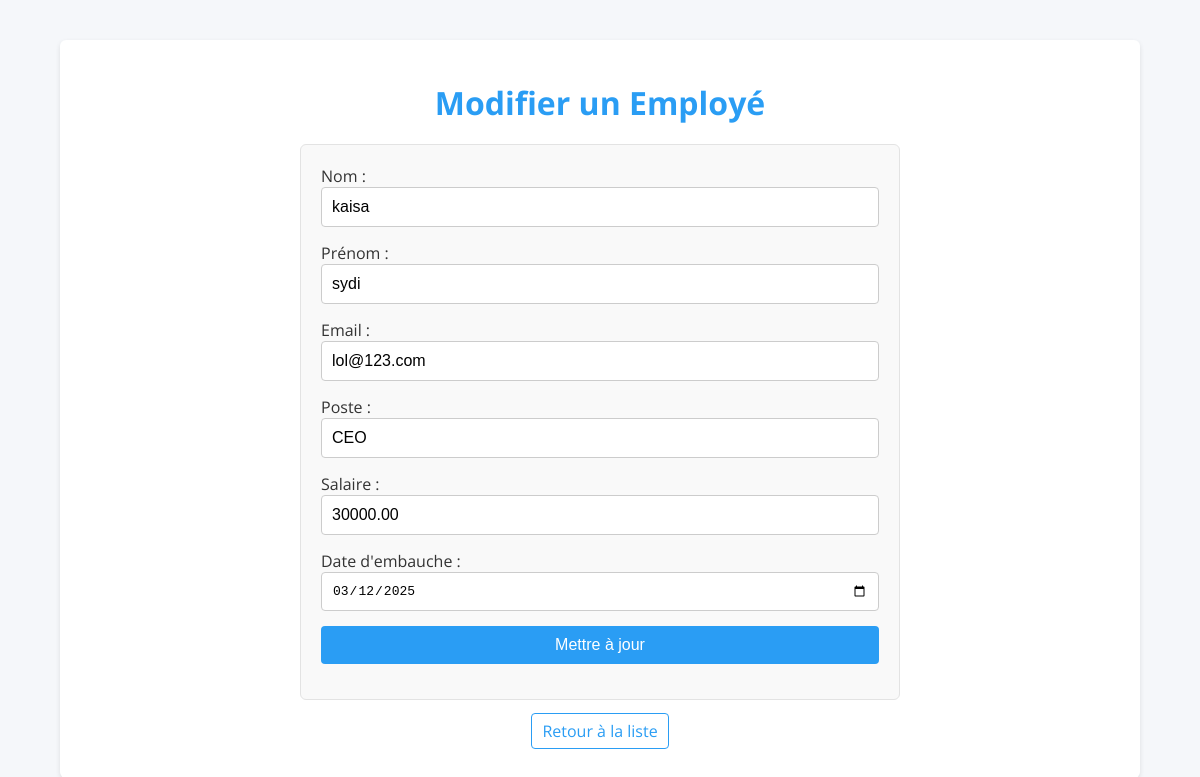
/gestion_employes.php?action=edit&id=5 (signed in), run on the app's committed database.
### tables this page shows
CREATE TABLE IF NOT EXISTS `employees` (
  `id` int NOT NULL AUTO_INCREMENT,
  `nom` varchar(50) NOT NULL,
  `prenom` varchar(50) NOT NULL,
  `email` varchar(100) NOT NULL,
  `poste` varchar(100) NOT NULL,
  `salaire` decimal(10,2) NOT NULL,
  `date_embauche` date NOT NULL,
  `created_at` timestamp NULL DEFAULT CURRENT_TIMESTAMP,
  `updated_at` timestamp NULL DEFAULT CURRENT_TIMESTAMP ON UPDATE CURRENT_TIMESTAMP,
  PRIMARY KEY (`id`),
  UNIQUE KEY `email` (`email`)
);

### gestion_employes.php (the view, shortened to what this page needs)
<?php
require_once 'config.php';
$action = $_GET['action'] ?? 'list';
$css = <<<CSS
<style>
    @import url('https://fonts.googleapis.com/css2?family=Open+Sans:wght@400;600&display=swap');
    * {
        box-sizing: border-box;
    }
    body {
        margin: 0;
        padding: 0;
        font-family: 'Open Sans', sans-serif;
        background-color: #f5f7fa;
        color: #333;
    }
    .container {
        width: 90%;
        max-width: 1200px;
        margin: 40px auto;
        background: #fff;
        padding: 20px;
        border-radius: 6px;
        box-shadow: 0 2px 5px rgba(0,0,0,0.1);
    }
    h1 {
        text-align: center;
        margin-bottom: 20px;
        color: #2a9df4;
    }
    table {
        width: 100%;
        border-collapse: collapse;
        margin-bottom: 20px;
    }
    table, th, td {
        border: 1px solid #e3e3e3;
    }
    th, td {
        padding: 12px;
        text-align: left;
    }
    th {
        background-color: #f2f2f2;
    }
    a {
        color: #2a9df4;
        text-decoration: none;
        padding: 6px 10px;
        border: 1px solid #2a9df4;
        border-radius: 4px;
        transition: background-color 0.3s, color 0.3s;
    }
    a:hover {
        background-color: #2a9df4;
        color: #fff;
    }
    form {
        max-width: 600px;
        margin: 20px auto;
        padding: 20px;
        border: 1px solid #e3e3e3;
        border-radius: 6px;
        background-color: #f9f9f9;
    }
    input, button, select, textarea {
        width: 100%;
        padding: 10px;
        margin-bottom: 15px;
        border: 1px solid #ccc;
        border-radius: 4px;
        font-size: 1em;
    }
    button {
        background-color: #2a9df4;
        color: #fff;
        cursor: pointer;
        border: none;
        transition: background-color 0.3s;
    }
    button:hover {
        background-color: #2380c3;
    }
    .error {
        color: #d9534f;
    }
    .search-form {
        text-align: center;
        margin-bottom: 20px;
    }
    .search-form input[type="text"] {
        max-width: 300px;
        display: inline-block;
    }
    .search-form button {
        display: inline-block;
    }
</style>
CSS;
if ($action === 'add') {
    $error = '';
    if ($_SERVER['REQUEST_METHOD'] === 'POST') {
        $nom           = trim($_POST['nom'] ?? '');
        $prenom        = trim($_POST['prenom'] ?? '');
        $email         = trim($_POST['email'] ?? '');
        $poste         = trim($_POST['poste'] ?? '');
        $salaire       = trim($_POST['salaire'] ?? '');
        $date_embauche = trim($_POST['date_embauche'] ?? '');
        if ($nom && $prenom && $email && $poste && $salaire && $date_embauche) {
            $stmt = $pdo->prepare("INSERT INTO employees (nom, prenom, email, poste, salaire, date_embauche) VALUES (:nom, :prenom, :email, :poste, :salaire, :date_embauche)");
            if ($stmt->execute([
                'nom'           => $nom,
                'prenom'        => $prenom,
                'email'         => $email,
                'poste'         => $poste,
                'salaire'       => $salaire,
                'date_embauche' => $date_embauche
            ])) {
                header('Location: gestion_employes.php');
                exit;
            } else {
                $error = "Erreur lors de l'ajout de l'employé.";
            }
        } else {
            $error = "Tous les champs sont obligatoires.";
        }
    }
    ?>
    <!DOCTYPE html>
    <html lang="fr">
    <head>
        <meta charset="UTF-8">
        <title>Ajouter un Employé</title>
        <?php echo $css; ?>
    </head>
    <body>
        <div class="container">
            <h1>Ajouter un Employé</h1>
            <?php if ($error): ?>
                <p class="error"><?php echo htmlspecialchars($error); ?></p>
            <?php endif; ?>
            <form method="post" action="gestion_employes.php?action=add">
                <label>Nom :</label>
                <input type="text" name="nom" required>
                <label>Prénom :</label>
                <input type="text" name="prenom" required>
                <label>Email :</label>
                <input type="email" name="email" required>
                <label>Poste :</label>
                <input type="text" name="poste" required>
                <label>Salaire :</label>
                <input type="number" name="salaire" required step="0.01">
                <label>Date d'embauche :</label>
                <input type="date" name="date_embauche" required>
                <button type="submit">Ajouter</button>
            </form>
            <p style="text-align: center;"><a href="gestion_employes.php">Retour à la liste</a></p>
        </div>
    </body>
    </html>
    <?php
    exit;
} elseif ($action === 'edit') {
    $id = $_GET['id'];
    $stmt = $pdo->prepare("SELECT * FROM employees WHERE id = :id");
    $stmt->execute(['id' => $id]);
    $employee = $stmt->fetch(PDO::FETCH_ASSOC);
    ?>
    <!DOCTYPE html>
    <html lang="fr">
    <head>
    </head>
    <body>
        <div class="container">
            <h1>Modifier un Employé</h1>
            <form method="post" action="gestion_employes.php?action=edit&id=<?php echo $id; ?>">
                <label>Nom :</label>
                <input type="text" name="nom" value="<?php echo htmlspecialchars($employee['nom']); ?>" required>
                <label>Prénom :</label>
                <input type="text" name="prenom" value="<?php echo htmlspecialchars($employee['prenom']); ?>" required>
                <label>Email :</label>
                <input type="email" name="email" value="<?php echo htmlspecialchars($employee['email']); ?>" required>
                <label>Poste :</label>
                <input type="text" name="poste" value="<?php echo htmlspecialchars($employee['poste']); ?>" required>
                <label>Salaire :</label>
                <input type="number" name="salaire" value="<?php echo htmlspecialchars($employee['salaire']); ?>" required step="0.01">
                <label>Date d'embauche :</label>
                <input type="date" name="date_embauche" value="<?php echo htmlspecialchars($employee['date_embauche']); ?>" required>
                <button type="submit">Mettre à jour</button>
            </form>
            <p style="text-align: center;"><a href="gestion_employes.php">Retour à la liste</a></p>
        </div>
    </body>
    </html>
    <?php
    exit;
}
?>

### gestion_employes.php (style rules this page uses)
* { box-sizing: border-box; }
body { margin: 0; padding: 0; font-family: 'Open Sans', sans-serif; background-color: #f5f7fa; color: #333; }
.container { width: 90%; max-width: 1200px; margin: 40px auto; background: #fff; padding: 20px; border-radius: 6px; box-shadow: 0 2px 5px rgba(0,0,0,0.1); }
h1 { text-align: center; margin-bottom: 20px; color: #2a9df4; }
a { color: #2a9df4; text-decoration: none; padding: 6px 10px; border: 1px solid #2a9df4; border-radius: 4px; transition: background-color 0.3s, color 0.3s; }
form { max-width: 600px; margin: 20px auto; padding: 20px; border: 1px solid #e3e3e3; border-radius: 6px; background-color: #f9f9f9; }
input, button, select, textarea { width: 100%; padding: 10px; margin-bottom: 15px; border: 1px solid #ccc; border-radius: 4px; font-size: 1em; }
button { background-color: #2a9df4; color: #fff; cursor: pointer; border: none; transition: background-color 0.3s; }

### data on the page
employees: nom "kaisa", prenom "sydi", email "lol@123.com", poste "CEO", salaire "30000.00", date_embauche "03/12/2025"
